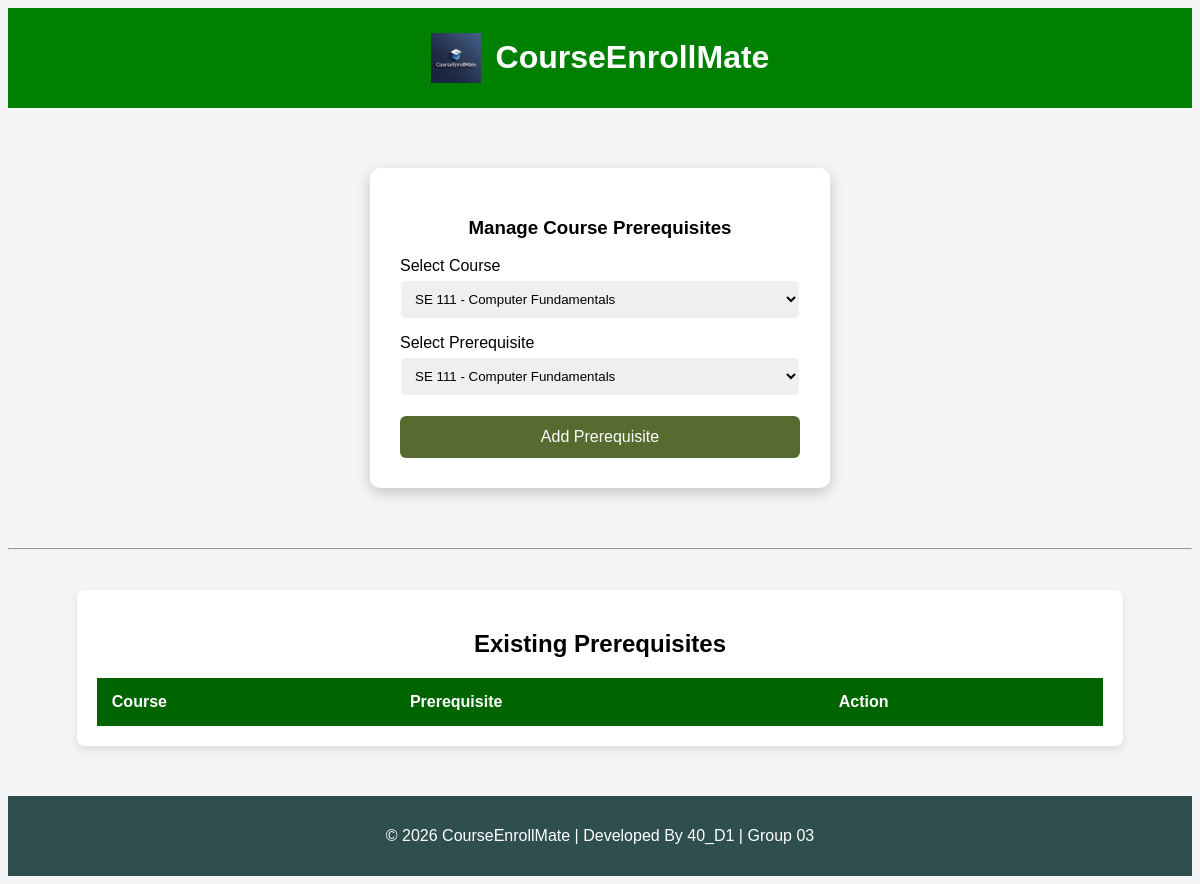
The page /manage_prerequisites (signed in) on the database as committed earlier.
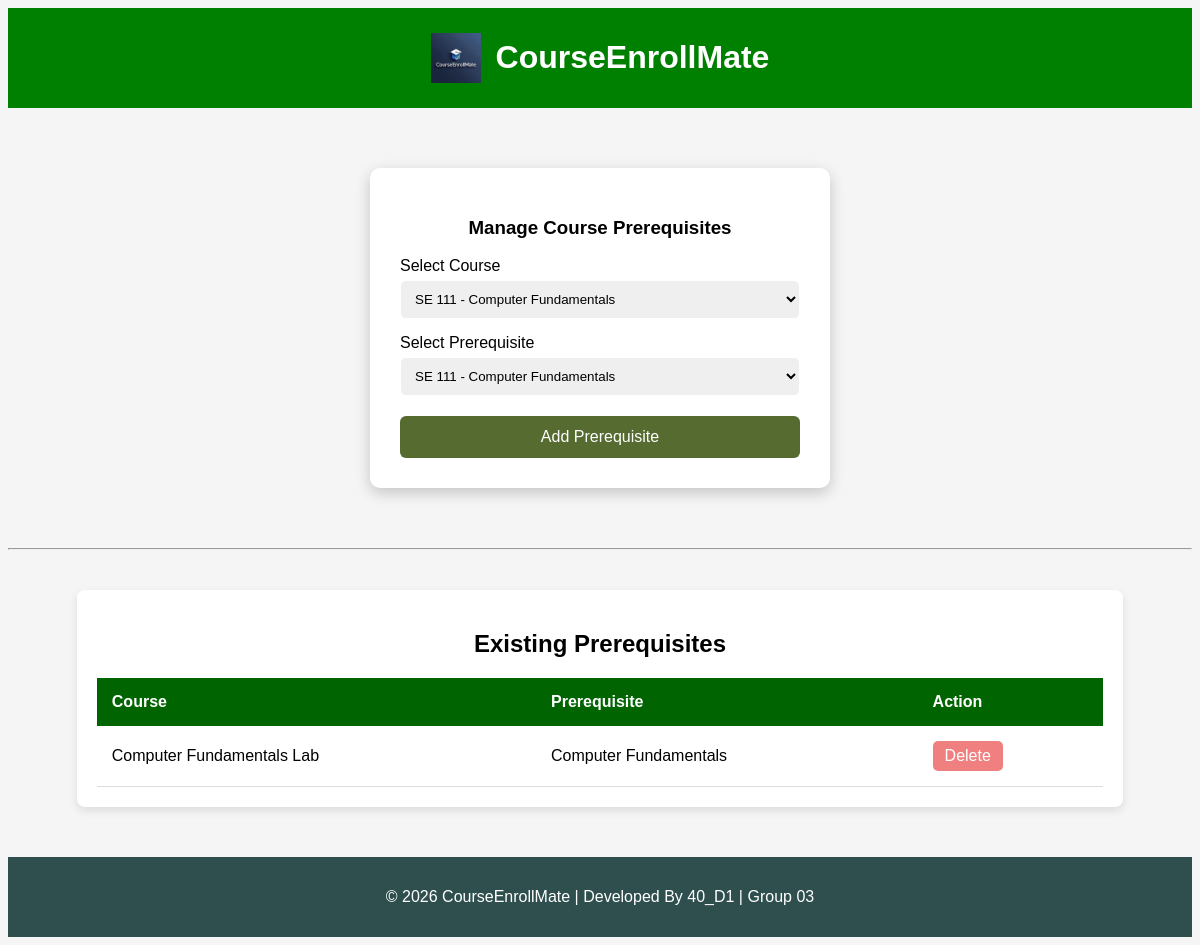
The same page on the database as committed later.
### tables this page shows
CREATE TABLE course_prerequisites (
    id INTEGER PRIMARY KEY AUTOINCREMENT,
    course_id INTEGER NOT NULL,
    prerequisite_id INTEGER NOT NULL,
    FOREIGN KEY (course_id) REFERENCES courses(id),
    FOREIGN KEY (prerequisite_id) REFERENCES courses(id)
);

CREATE TABLE courses (
    id INTEGER PRIMARY KEY AUTOINCREMENT,
    course_code TEXT UNIQUE NOT NULL,
    course_title TEXT NOT NULL,
    course_description TEXT,
    credit_hours INTEGER NOT NULL,
    created_at TIMESTAMP DEFAULT CURRENT_TIMESTAMP
);

### app.py (the view, shortened to what this page needs)
@app.route("/manage_prerequisites", methods=["GET", "POST"])
@login_required
@role_required("admin")
def manage_prerequisites():
    conn = get_db_connection()
    courses = conn.execute("SELECT * FROM courses").fetchall()
    prerequisites = conn.execute("""
        SELECT cp.id, c.course_title AS course, p.course_title AS prerequisite
        FROM course_prerequisites cp
        JOIN courses c ON cp.course_id = c.id
        JOIN courses p ON cp.prerequisite_id = p.id
    """).fetchall()
    conn.close()
    return render_template(
        "manage_prerequisites.html",
        courses=courses,
        prerequisites=prerequisites
    )

### app.py (called while the page is built)
def get_db_connection():
    conn = sqlite3.connect("courseenrollmate.db")
    conn.row_factory = sqlite3.Row
    conn.execute("PRAGMA foreign_keys = ON")
    return conn

### helper.py (called while the page is built)
def login_required(f):
    @wraps(f)
    def decorated_function(*args, **kwargs):
        if "username" not in session:
            return redirect("/login")
        return f(*args, **kwargs)
    return decorated_function

def role_required(role):
    def decorator(f):
        @wraps(f)
        def decorated_function(*args, **kwargs):
            if session.get("role") != role:
                return "403 Forbidden: Unauthorized access"
            return f(*args, **kwargs)
        return decorated_function
    return decorator

### templates/manage_prerequisites.html
{% extends "base.html" %}
{% block body %}
<div class="login-container">
    <h3>Manage Course Prerequisites</h3>
    <form method="POST">
        <label>Select Course</label>
        <select name="course_id" required>
            {% for course in courses %}
            <option value="{{ course['id'] }}">
                {{ course['course_code'] }} - {{ course['course_title'] }}
            </option>
            {% endfor %}
        </select>
        <label>Select Prerequisite</label>
        <select name="prerequisite_id" required>
            {% for course in courses %}
            <option value="{{ course['id'] }}">
                {{ course['course_code'] }} - {{ course['course_title'] }}
            </option>
            {% endfor %}
        </select>
        <button type="submit">Add Prerequisite</button>
    </form>
</div>
<hr>
<div class="table-container">
    <h2>Existing Prerequisites</h2>
    <table>
        <thead>
            <tr>
                <th>Course</th>
                <th>Prerequisite</th>
                <th>Action</th>
            </tr>
        </thead>
        <tbody>
    {% for item in prerequisites %}
            <tr>
                <td>{{ item['course'] }}</td>
                <td>{{ item['prerequisite'] }}</td>
                <td>
                    <a href="/delete_prerequisite/{{ item['id'] }}" class="delete-btn">
                        Delete
                    </a>
                </td>
            </tr>
    {% endfor %}
        </tbody>
    </table>
</div>
{% endblock %}

### templates/base.html (shortened to what this page needs)
<!DOCTYPE html>
<html lang="en">
<head>
    <link rel="stylesheet" href="{{ url_for('static', filename='style.css') }}">
</head>
<body>
    <header class="site-header">
        <img src="{{ url_for('static', filename='logo.png') }}" alt="CourseEnrollMate Logo" class="logo">
        <h1>CourseEnrollMate</h1>
    </header>
    {% block body %}
    {% endblock %}
    <footer>
    <p>© 2026 CourseEnrollMate | Developed By 40_D1 | Group 03 </p>
    </footer>
</body>
</html>

### static/style.css (style rules this page uses)
body { font-family: Arial, sans-serif; background:whitesmoke; text-align:center; }
header { background: limegreen; color:white; padding:15px; }
.site-header { background:green; color:white; padding:10px; display:flex; align-items:center; justify-content:center; gap:15px; }
.logo { width:50px; height:auto; }
a { display:inline-block; padding:10px 20px; background: darkolivegreen; color:white; text-decoration:none; border-radius:5px; }
footer { margin-top:50px; background:darkslategrey; color:white; padding:15px; text-align:center; }
.login-container { width:400px; margin:60px auto; background:white; padding:30px; border-radius:10px; box-shadow:0 5px 15px rgba(0,0,0,0.2); text-align:left; }
.login-container h3 { text-align:center; }
label { display:block; margin-top:15px; }
input, select { width:100%; padding:10px; margin-top:5px; border-radius:6px; border:1px solid white; }
button { width:100%; margin-top:20px; padding:12px; background:darkolivegreen; border:none; color:white; font-size:16px; border-radius:6px; cursor:pointer; }
.table-container { width:85%; margin:40px auto; background:white; padding:20px; border-radius:8px; box-shadow:0 4px 10px rgba(0,0,0,0.1); }
table { width:100%; border-collapse:collapse; }
thead { background: darkgreen; color:white; }
th,td { padding:15px; text-align:left; }
tbody tr { border-bottom:1px solid #ddd; }
.delete-btn { background:lightcoral; color:white; padding:6px 12px; border-radius:5px; text-decoration:none; }

Rows that differ between the two databases and show on the page:
added course_prerequisites: course "Computer Fundamentals Lab", prerequisite "Computer Fundamentals"
